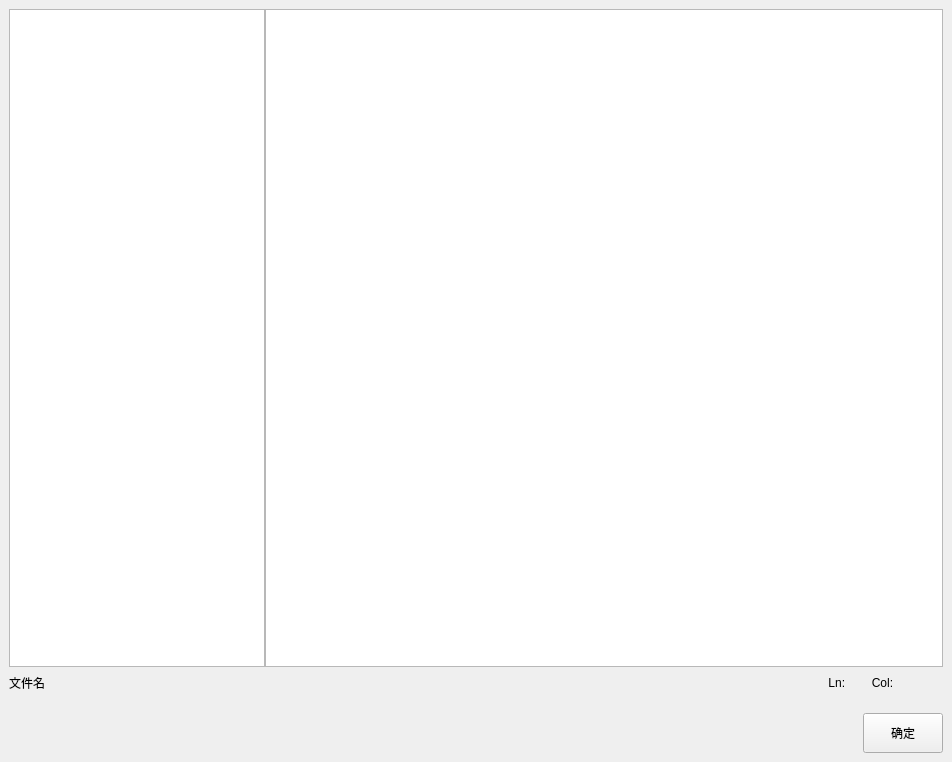
<?xml version="1.0" encoding="UTF-8"?>
<ui version="4.0">
 <class>myTextEdit</class>
 <widget class="QWidget" name="myTextEdit">
  <property name="geometry">
   <rect>
    <x>0</x>
    <y>0</y>
    <width>952</width>
    <height>762</height>
   </rect>
  </property>
  <property name="windowTitle">
   <string>Form</string>
  </property>
  <layout class="QVBoxLayout" name="verticalLayout_2">
   <property name="spacing">
    <number>20</number>
   </property>
   <property name="leftMargin">
    <number>9</number>
   </property>
   <property name="topMargin">
    <number>9</number>
   </property>
   <property name="rightMargin">
    <number>9</number>
   </property>
   <property name="bottomMargin">
    <number>9</number>
   </property>
   <item>
    <layout class="QVBoxLayout" name="verticalLayout" stretch="1,0">
     <property name="spacing">
      <number>6</number>
     </property>
     <item>
      <layout class="QHBoxLayout" name="horizontalLayout" stretch="0,1">
       <property name="spacing">
        <number>0</number>
       </property>
       <property name="sizeConstraint">
        <enum>QLayout::SetDefaultConstraint</enum>
       </property>
       <item>
        <widget class="QTextEdit" name="textEdit_row">
         <property name="minimumSize">
          <size>
           <width>0</width>
           <height>0</height>
          </size>
         </property>
         <property name="maximumSize">
          <size>
           <width>16777215</width>
           <height>16777215</height>
          </size>
         </property>
         <property name="verticalScrollBarPolicy">
          <enum>Qt::ScrollBarAlwaysOff</enum>
         </property>
         <property name="horizontalScrollBarPolicy">
          <enum>Qt::ScrollBarAlwaysOff</enum>
         </property>
        </widget>
       </item>
       <item>
        <widget class="QTextEdit" name="textEdit_text">
         <property name="horizontalScrollBarPolicy">
          <enum>Qt::ScrollBarAlwaysOff</enum>
         </property>
         <property name="lineWrapMode">
          <enum>QTextEdit::WidgetWidth</enum>
         </property>
        </widget>
       </item>
      </layout>
     </item>
     <item>
      <widget class="QWidget" name="widget" native="true">
       <property name="minimumSize">
        <size>
         <width>0</width>
         <height>20</height>
        </size>
       </property>
       <property name="maximumSize">
        <size>
         <width>16777215</width>
         <height>20</height>
        </size>
       </property>
       <layout class="QHBoxLayout" name="horizontalLayout_2" stretch="2,1">
        <property name="spacing">
         <number>0</number>
        </property>
        <property name="leftMargin">
         <number>0</number>
        </property>
        <property name="topMargin">
         <number>0</number>
        </property>
        <property name="rightMargin">
         <number>0</number>
        </property>
        <property name="bottomMargin">
         <number>0</number>
        </property>
        <item>
         <widget class="QLabel" name="label_fileName">
          <property name="text">
           <string>文件名</string>
          </property>
         </widget>
        </item>
        <item>
         <widget class="QLabel" name="label_locaInfo">
          <property name="text">
           <string>Ln:        Col:               </string>
          </property>
          <property name="alignment">
           <set>Qt::AlignRight|Qt::AlignTrailing|Qt::AlignVCenter</set>
          </property>
         </widget>
        </item>
       </layout>
      </widget>
     </item>
    </layout>
   </item>
   <item>
    <layout class="QHBoxLayout" name="horizontalLayout_3" stretch="1,0">
     <property name="spacing">
      <number>0</number>
     </property>
     <item>
      <spacer name="horizontalSpacer">
       <property name="orientation">
        <enum>Qt::Horizontal</enum>
       </property>
       <property name="sizeHint" stdset="0">
        <size>
         <width>40</width>
         <height>20</height>
        </size>
       </property>
      </spacer>
     </item>
     <item>
      <widget class="QPushButton" name="pushButton">
       <property name="minimumSize">
        <size>
         <width>80</width>
         <height>40</height>
        </size>
       </property>
       <property name="text">
        <string>确定</string>
       </property>
      </widget>
     </item>
    </layout>
   </item>
  </layout>
 </widget>
 <resources/>
 <connections/>
</ui>
